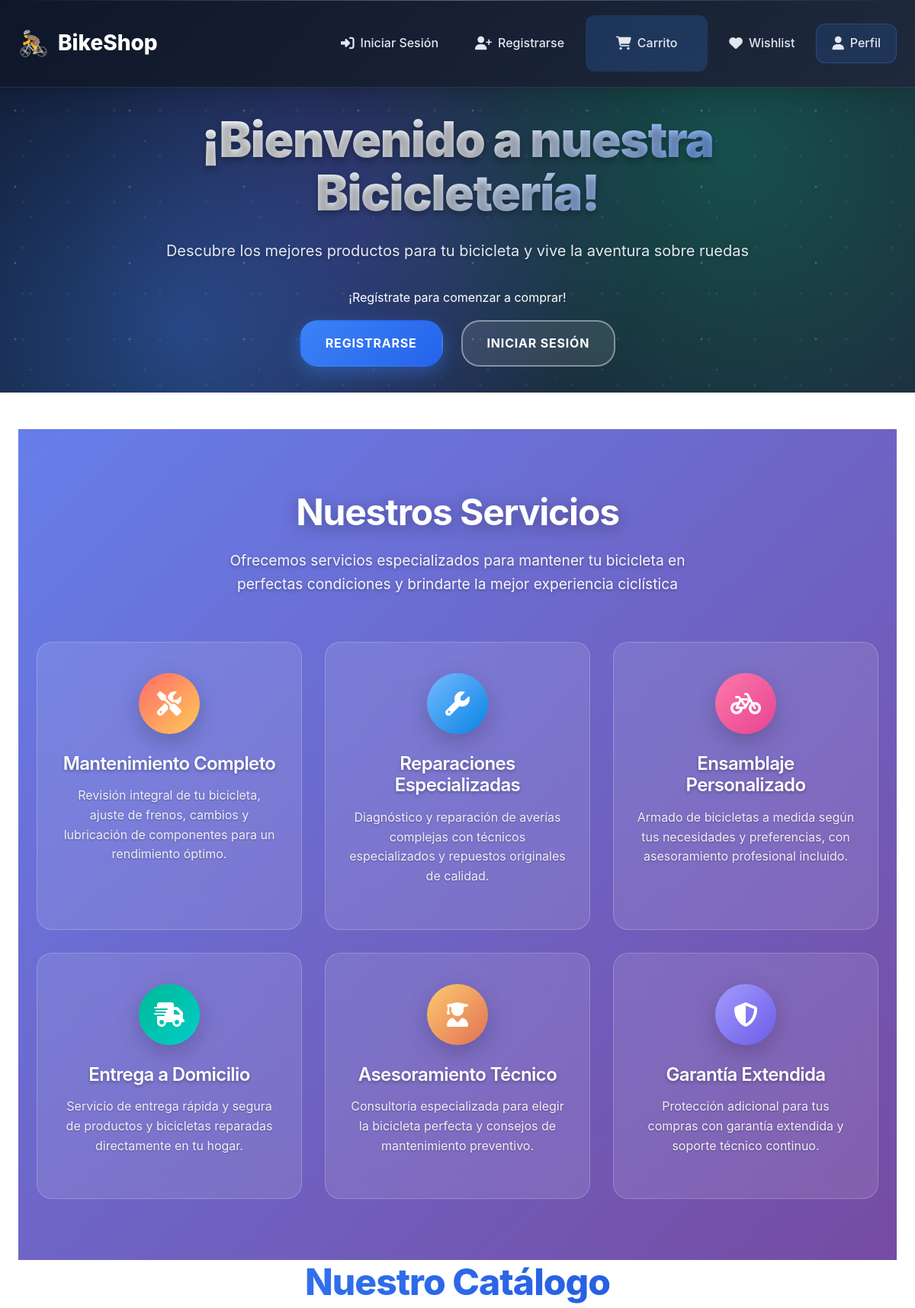
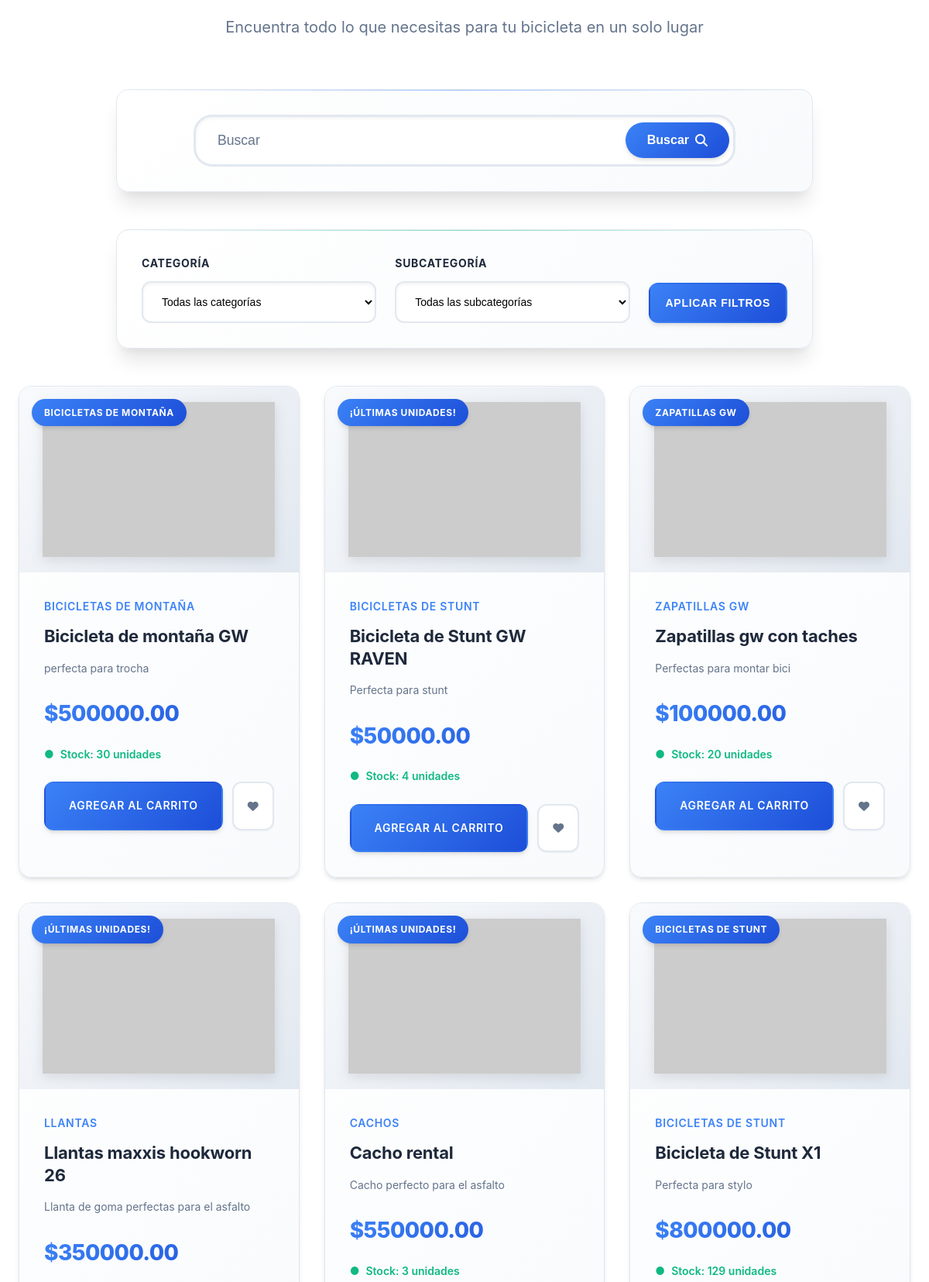
The app's page /products/catalog (upper part) with its own data (2 pictures, top to bottom).
### models/product.py (models this page shows, shortened)
class Product(db.Model):
    __tablename__ = 'productos'
    id = db.Column(db.Integer, primary_key=True)
    nombre = db.Column(db.String(100), nullable=False)
    descripcion = db.Column(db.String(255))
    precio = db.Column(db.Float, nullable=False)
    stock = db.Column(db.Integer, nullable=False)
    url_imagen = db.Column(db.String(255))
    subcategoria_id = db.Column(db.Integer, db.ForeignKey('subcategorias.id'), nullable=False)
    subcategoria = db.relationship('Subcategoria', back_populates='productos')

### models/subcategoria.py (models this page shows, shortened)
class Subcategoria(db.Model):
    __tablename__ = 'subcategorias'
    id = db.Column(db.Integer, primary_key=True)
    nombre = db.Column(db.String(100), nullable=False)
    categoria_id = db.Column(db.Integer, db.ForeignKey('categorias.id'), nullable=False)
    productos = db.relationship('Product', back_populates='subcategoria')

### routes/products.py (the view)
@products_bp.route('/catalog')
def catalog():
    search_query = request.args.get('search', '').strip()
    selected_category_id = request.args.get('category_id', '')
    selected_subcategory_id = request.args.get('subcategory_id', '')
    query = Product.query
    if search_query:
        query = query.filter(or_(
            Product.nombre.ilike(f'%{search_query}%'),
            Product.descripcion.ilike(f'%{search_query}%')
        ))
    if selected_subcategory_id:
        query = query.filter_by(subcategoria_id=selected_subcategory_id)
    elif selected_category_id:
        query = query.join(Product.subcategoria).join(Subcategoria.categoria).filter(Categoria.id == selected_category_id)
    products = query.all()
    categories = Categoria.query.all()
    subcategories = Subcategoria.query.all()
    return render_template('catalog.html', products=products, categories=categories, subcategories=subcategories, selected_category_id=selected_category_id, selected_subcategory_id=selected_subcategory_id)

### templates/catalog.html (shortened to what this page needs)
{% extends 'base.html' %}
{% block content %}
<div class="container">
  <div class="hero">
    <div class="hero-background"></div>
    <div class="hero-content">
      <h1 class="hero-title">¡Bienvenido a nuestra Bicicletería!</h1>
      <p class="hero-subtitle">Descubre los mejores productos para tu bicicleta y vive la aventura sobre ruedas</p>
      {% if current_user.is_authenticated %}
        <p class="hero-text">¡Hola, {{ current_user.nombre_usuario }}! Explora nuestro catálogo.</p>
        <div class="hero-buttons">
          <a href="{{ url_for('dashboard.client_dashboard') }}" class="hero-btn hero-btn-primary">Explorar Productos</a>
          <a href="{{ url_for('cart.cart') }}" class="hero-btn hero-btn-primary">Ver Carrito</a>
        </div>
      {% else %}
        <p class="hero-text">¡Regístrate para comenzar a comprar!</p>
        <div class="hero-buttons">
          <a href="{{ url_for('auth.register') }}" class="hero-btn hero-btn-primary">Registrarse</a>
          <a href="{{ url_for('auth.login') }}" class="hero-btn hero-btn-outline">Iniciar Sesión</a>
        </div>
      {% endif %}
    </div>
  </div>
  <section class="services-section">
    <div class="container services-container">
      <div class="services-header">
        <h2 class="services-title">Nuestros Servicios</h2>
        <p class="services-subtitle">Ofrecemos servicios especializados para mantener tu bicicleta en perfectas condiciones y brindarte la mejor experiencia ciclística</p>
      </div>
      <div class="services-grid">
        <div class="service-card">
          <div class="service-icon">
            <i class="fas fa-tools"></i>
          </div>
          <h3 class="service-title">Mantenimiento Completo</h3>
          <p class="service-description">Revisión integral de tu bicicleta, ajuste de frenos, cambios y lubricación de componentes para un rendimiento óptimo.</p>
        </div>
        <div class="service-card">
          <div class="service-icon">
            <i class="fas fa-wrench"></i>
          </div>
          <h3 class="service-title">Reparaciones Especializadas</h3>
          <p class="service-description">Diagnóstico y reparación de averías complejas con técnicos especializados y repuestos originales de calidad.</p>
        </div>
        <div class="service-card">
          <div class="service-icon">
            <i class="fas fa-bicycle"></i>
          </div>
          <h3 class="service-title">Ensamblaje Personalizado</h3>
          <p class="service-description">Armado de bicicletas a medida según tus necesidades y preferencias, con asesoramiento profesional incluido.</p>
        </div>
        <div class="service-card">
          <div class="service-icon">
            <i class="fas fa-shipping-fast"></i>
          </div>
          <h3 class="service-title">Entrega a Domicilio</h3>
          <p class="service-description">Servicio de entrega rápida y segura de productos y bicicletas reparadas directamente en tu hogar.</p>
        </div>
        <div class="service-card">
          <div class="service-icon">
            <i class="fas fa-user-graduate"></i>
          </div>
          <h3 class="service-title">Asesoramiento Técnico</h3>
          <p class="service-description">Consultoría especializada para elegir la bicicleta perfecta y consejos de mantenimiento preventivo.</p>
        </div>
        <div class="service-card">
          <div class="service-icon">
            <i class="fas fa-shield-alt"></i>
          </div>
          <h3 class="service-title">Garantía Extendida</h3>
          <p class="service-description">Protección adicional para tus compras con garantía extendida y soporte técnico continuo.</p>
        </div>
      </div>
    </div>
  </section>
  <div class="section-header">
    <h2 class="section-title">Nuestro Catálogo</h2>
    <p class="section-subtitle">Encuentra todo lo que necesitas para tu bicicleta en un solo lugar</p>
  </div>
  <div class="search-container">
    <form class="search-form" action="{{ url_for('index') }}" method="get" id="searchForm">
      <div class="search-input-group">
        <input type="text" name="search" class="search-input" placeholder="Buscar" value="{{ search_query|default('') }}" id="searchInput">
        <button type="submit" class="search-btn">Buscar <i class="fas fa-search"></i></button>
      </div>
    </form>
  </div>
  <div class="filters-container">
    <form class="filters-row" action="{{ url_for('index') }}" method="get">
      <div class="filter-group">
        <label for="category_id" class="filter-label">Categoría</label>
        <select name="category_id" id="category_id" class="filter-select" onchange="updateSubcategories(this)">
          <option value="">Todas las categorías</option>
        </select>
      </div>
      <div class="filter-group">
        <label for="subcategory_id" class="filter-label">Subcategoría</label>
        <select name="subcategory_id" id="subcategory_id" class="filter-select">
          <option value="">Todas las subcategorías</option>
        </select>
      </div>
      <button type="submit" class="filter-select btn btn-primary">Aplicar Filtros</button>
    </form>
  </div>
  <div class="products-grid">
    {% if products %}
      {% for product in products %}
        <div class="product-card">
          <div class="product-image-container">
            {% if product.url_imagen %}
              <img src="{{ product.url_imagen }}" alt="{{ product.nombre }}" class="product-image">
            {% else %}
              <img src="https://via.placeholder.com/200x200" alt="Placeholder" class="product-image">
            {% endif %}
          </div>
          <div class="product-badge">
            {% if product.stock < 10 and product.stock > 0 %}
              ¡Últimas unidades!
            {% elif product.stock == 0 %}
              Sin stock
            {% else %}
              {{ product.subcategoria.nombre if product.subcategoria else 'Producto' }}
            {% endif %}
          </div>
          <div class="product-info">
            <p class="product-category">{{ product.subcategoria.nombre if product.subcategoria else 'Sin categoría' }}</p>
            <h3 class="product-title">{{ product.nombre }}</h3>
            <p class="product-description">{{ product.descripcion }}</p>
            <p class="product-price">${{ "%.2f"|format(product.precio) }}</p>
            <p class="product-stock">
              {% if product.stock > 0 %}
                Stock: {{ product.stock }} unidades
              {% else %}
                Sin stock disponible
              {% endif %}
            </p>
            <div class="product-actions">
              {% if current_user.is_authenticated %}
                <button class="add-to-cart-btn btn btn-primary" {% if product.stock == 0 %}disabled{% endif %} data-product-id="{{ product.id }}">
                  {% if product.stock == 0 %}Sin Stock{% else %}Agregar al Carrito{% endif %}
                </button>
                <button class="wishlist-btn btn" {% if product.id in favorites %}class="favorited"{% endif %} data-product-id="{{ product.id }}">
                  <i class="fas fa-heart"></i>
                </button>
              {% else %}
                <a href="{{ url_for('auth.login') }}" class="add-to-cart-btn btn btn-primary">Agregar al Carrito</a>
                <a href="{{ url_for('auth.login') }}" class="wishlist-btn btn"><i class="fas fa-heart"></i></a>
              {% endif %}
            </div>
          </div>
        </div>
      {% endfor %}
    {% endif %}
  </div>
</div>
{% endblock %}

### templates/base.html (shortened to what this page needs)
<!DOCTYPE html>
<html lang="es">
<head>
    <link rel="stylesheet" href="https://cdnjs.cloudflare.com/ajax/libs/font-awesome/6.4.0/css/all.min.css">
    <link rel="stylesheet" href="https://cdn.jsdelivr.net/npm/bootstrap-icons@1.11.3/font/bootstrap-icons.css">
    <link rel="stylesheet" href="{{ url_for('static', filename='css/main.css') }}">
    <link rel="stylesheet" href="{{ url_for('static', filename='css/header.css') }}">
    <link rel="stylesheet" href="{{ url_for('static', filename='css/hero.css') }}">
    <link rel="stylesheet" href="{{ url_for('static', filename='css/products.css') }}">
    <link rel="stylesheet" href="{{ url_for('static', filename='css/search.css') }}">
    <link rel="stylesheet" href="{{ url_for('static', filename='css/forms.css') }}">
    <link rel="stylesheet" href="{{ url_for('static', filename='css/styles.css') }}">
    <link rel="stylesheet" href="{{ url_for('static', filename='css/footer.css') }}">
    <link rel="stylesheet" href="{{ url_for('static', filename='css/modals.css') }}">
    <link rel="stylesheet" href="{{ url_for('static', filename='css/cart.css') }}">
    <link rel="stylesheet" href="{{ url_for('static', filename='css/services.css') }}">
</head>
<body>
    <header class="header">
        <div class="container">
            <nav class="navbar">
                <a href="{{ url_for('index') }}" class="navbar-brand">
                    <span>BikeShop</span>
                </a>
                <div class="navbar-collapse" id="navbarNav">
                    <ul class="navbar-nav">
                        {% if current_user.is_authenticated %}
                            {% if current_user.rol == 'administrador' %}
                                <li class="nav-item">
                                    <a href="{{ url_for('dashboard.admin_panel') }}" class="nav-link">
                                        <i class="fas fa-user-shield"></i> Panel Admin
                                    </a>
                                </li>
                            {% endif %}
                            <li class="nav-item cart-link">
                                <a href="{{ url_for('cart.cart') }}" class="nav-link">
                                    <i class="fas fa-shopping-cart"></i> Carrito <span class="cart-count">0</span>
                                </a>
                            </li>
                            <li class="nav-item">
                                <a href="{{ url_for('wishlist.wishlist') }}" class="nav-link">
                                    <i class="fas fa-heart"></i> Wishlist
                                </a>
                            </li>
                            <li class="nav-item profile-link">
                                <a href="#" class="nav-link" data-toggle="modal" data-target="#profile-modal">
                                    <i class="fas fa-user"></i> Perfil
                                </a>
                            </li>
                            <li class="nav-item">
                                <a href="{{ url_for('auth.logout') }}" class="nav-link">
                                    <i class="fas fa-sign-out-alt"></i> Cerrar Sesión
                                </a>
                            </li>
                        {% else %}
                            <li class="nav-item">
                                <a href="{{ url_for('auth.login') }}" class="nav-link">
                                    <i class="fas fa-sign-in-alt"></i> Iniciar Sesión
                                </a>
                            </li>
                            <li class="nav-item">
                                <a href="{{ url_for('auth.register') }}" class="nav-link">
                                    <i class="fas fa-user-plus"></i> Registrarse
                                </a>
                            </li>
                            <li class="nav-item cart-link">
                                <a href="{{ url_for('cart.cart') }}" class="nav-link">
                                    <i class="fas fa-shopping-cart"></i> Carrito
                                </a>
                            </li>
                            <li class="nav-item">
                                <a href="{{ url_for('wishlist.wishlist') }}" class="nav-link">
                                    <i class="fas fa-heart"></i> Wishlist
                                </a>
                            </li>
                            <li class="nav-item profile-link">
                                <a href="#" class="nav-link" data-toggle="modal" data-target="#guest-modal">
                                    <i class="fas fa-user"></i> Perfil
                                </a>
                            </li>
                        {% endif %}
                    </ul>
                </div>
            </nav>
        </div>
    </header>
    {% block content %}{% endblock %}
</body>
</html>

### records on screen
Product: subcategoria "BICICLETAS DE MONTAÑA", nombre "Bicicleta de montaña GW", descripcion "perfecta para trocha", precio "500000.00", stock "30"
Product: shows "¡ÚLTIMAS UNIDADES!", subcategoria "BICICLETAS DE STUNT", nombre "Bicicleta de Stunt GW RAVEN", descripcion "Perfecta para stunt", precio "50000.00", stock "4"
Product: subcategoria "ZAPATILLAS GW", nombre "Zapatillas gw con taches", descripcion "Perfectas para montar bici", precio "100000.00", stock "20"
Product: stock "¡ÚLTIMAS UNIDADES!", subcategoria "LLANTAS", nombre "Llantas maxxis hookworn 26", descripcion "Llanta de goma perfectas para el asfalto", precio "350000.00"
Product: shows "¡ÚLTIMAS UNIDADES!", subcategoria "CACHOS", nombre "Cacho rental", descripcion "Cacho perfecto para el asfalto", precio "550000.00", stock "3"
Product: subcategoria "BICICLETAS DE STUNT", nombre "Bicicleta de Stunt X1", descripcion "Perfecta para stylo", precio "800000.00", stock "129"
